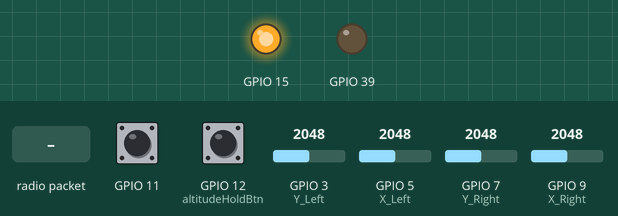
Recording of a sketch running on a simulated ESP32-S3. Parts: output pins drawn as LEDs (lit = HIGH). The inputs (shaded band) are chosen by the test bench; at power-on: GPIO 12 (altitudeHoldBtn) HIGH, GPIO 3 (Y_Left) = 2048, GPIO 5 (X_Left) = 2048, GPIO 7 (Y_Right) = 2048, GPIO 9 (X_Right) = 2048, GPIO 11 HIGH (analog values on the 0–4095 scale). What the sketch prints to the serial monitor is not drawn.

Above: at 2.2 s.
2.3 s: GPIO 12 (altitudeHoldBtn) pulled LOW for 0.15 s
At 3.5 s:
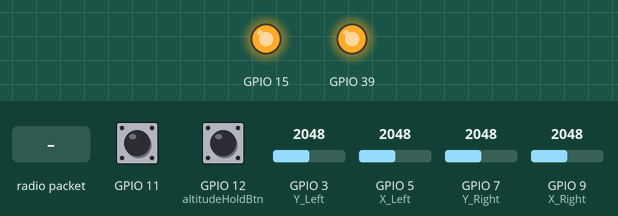
3.9 s: radio packet "PP" arrives
At 5.3 s:
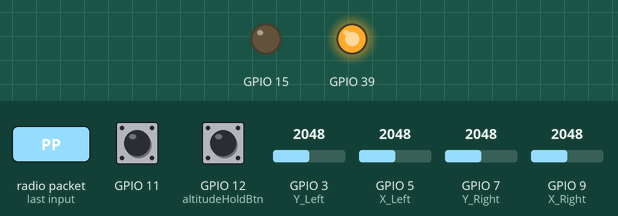
Timing chart, 0 to 6.9 s (numbered marks = the images above; inputs shaded):
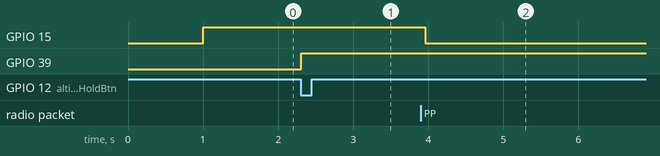

The sketch:

MoTransmitterUpdateBatteryGyroWithAltitude.ino
```cpp
#include <esp_now.h> //esp-idf
#include <WiFi.h>
#include <esp_timer.h>

#define CHANNEL 6 //Must Match Slave
#define X_Left 5
#define Y_Left 3
#define X_Right 9
#define Y_Right 7
#define altitudeHoldBtn 12


/** This is all the data about the peer **/
esp_now_peer_info_t slave;  //MacAdress of Receiver
uint8_t broadcastAddress[] = {0xCC,0x8D,0xA2,0x8B, 0xFF, 0x7A};
esp_err_t result;


/** The all important data! **/
//uint8_t data = 0; //Should be 250 bytes or less - can be int, struct. Struct could be useful or partition xy adc values
typedef struct joystick{ //struct to hold xy values of two joysticks
  uint16_t xL, yL, xR, yR=500; uint8_t leftStickClick=1;
  float Pyaw,Ppitch,Iyaw,Ipitch,Dyaw,Dpitch=0;
};
joystick joyStk;

typedef struct dataLog{

int_fast8_t frontMotor=0;
int_fast8_t backMotor=0;
int_fast8_t leftMotor=0;
int_fast8_t rightMotor=0;
float RateRoll, RateYaw=0;
float PitchAngle=0;
float battStatus=4;
int recLoop=0;
float Pyaw,Ppitch,Iyaw,Ipitch,Dyaw,Dpitch=0;

};

dataLog recData;
dataLog *newRecData = &recData;


uint8_t startLoop=0;

//dataReceice
uint8_t dataReceive=0;


/**Packet timer rate**/
uint_fast8_t counter=0;
uint_fast64_t start=0;
uint_fast64_t end = 0;

//Others
String PIDsym;
float PIDval;
int LoopTimer=0;

//ExternalInterrupt
uint8_t altHoldStatus=0;
int_fast8_t externalCounter=0;
int_fast8_t altHoldVal=512;
uint32_t debounceTimer=0;


// void IRAM_ATTR altitudeHold()
// {


//   if(!altHoldStatus)
//   {
//     altHoldStatus=1;
//     altHoldVal= analogRead(X_Right);
//     digitalWrite(39,HIGH);
//     externalCounter=0;
//   }
//   else if(altHoldStatus && altHoldVal>470)
//   {
//     altHoldStatus=0;
//     digitalWrite(39,LOW);

//   }


//}

void setup(){
  /*ESP_Now setup*/
  Serial.begin(115200); //Serial com
  delay(1000);
  WiFi.mode(WIFI_STA);  //Set mode to station mode
  WiFi.setChannel(CHANNEL);

  if (esp_now_init() != ESP_OK) { //initialises espnow protocol
    Serial.println("Error initializing ESP-NOW");
    return;
}

  esp_now_register_send_cb(OnDataSent); //send callback on delivery
  esp_now_register_recv_cb(OnDataRecv); //send callback on reception


  memcpy(slave.peer_addr, broadcastAddress, 6); //copy broadcast address memory into slave object
  slave.channel = CHANNEL;
  slave.encrypt =0;
  esp_now_add_peer(&slave);


  /*Joystick Module Setup*/
  analogReadResolution(10); //10 bit resolution
  pinMode(11,INPUT_PULLUP);
  pinMode(12, INPUT_PULLUP);

  //attachInterrupt(altitudeHoldBtn, altitudeHold, FALLING);

  /*Digital LED Pin 15 setup*/
  pinMode(15,OUTPUT);
  digitalWrite(15,HIGH);

  pinMode(39, OUTPUT);
  digitalWrite(39, LOW);

}

void loop(){
if(Serial.available()>0)
{
  PIDsym = Serial.readString();
  while(Serial.available()==0){Serial.println("Waiting float");}

  PIDval = Serial.parseFloat();


  if(PIDsym.equalsIgnoreCase("PP"))
  {
    joyStk.Ppitch = PIDval;
  }
  else if(PIDsym.equalsIgnoreCase("IP"))
  {
    joyStk.Ipitch = PIDval;
  }
  else if(PIDsym.equalsIgnoreCase("DP"))
  {
    joyStk.Dpitch = PIDval;
  }
  else if(PIDsym.equalsIgnoreCase("PY"))
  {
    joyStk.Pyaw = PIDval;
  }
  else if(PIDsym.equalsIgnoreCase("IY"))
  {
    joyStk.Iyaw = PIDval;
  }
  else if(PIDsym.equalsIgnoreCase("DY"))
  {
    joyStk.Dyaw = PIDval;
  }


}

if(!digitalRead(altitudeHoldBtn) && (micros()-debounceTimer)>200000)
{

  if(!altHoldStatus)
  {
    altHoldStatus=1;
    altHoldVal= analogRead(X_Right);
    digitalWrite(39,HIGH);
    externalCounter=0;
  }
  else if(altHoldStatus && altHoldVal>470)
  {
    altHoldStatus=0;
    digitalWrite(39,LOW);

  }

  debounceTimer=micros();
}

LoopTimer = micros();

  /*Joystick Module Loop*/


  joyStk.yL = analogRead(X_Left); joyStk.xL= analogRead(Y_Left); joyStk.xR = analogRead(Y_Right), joyStk.leftStickClick = digitalRead(11) ; joyStk.yR = analogRead(X_Right);  //Read of all joysticks

  if(altHoldStatus)
  {
    externalCounter++;

    if(externalCounter==100){digitalWrite(39,HIGH);}

    else if (externalCounter==200){

    externalCounter=0;


    if(joyStk.yR <470 && joyStk.yR>150)
    {
      altHoldVal-=5;
      digitalWrite(39,LOW);

    }
    else if(joyStk.yR <=150) //20 seconds to max power of 150
    {
      altHoldVal-=25;
      digitalWrite(39,LOW);
    }
    else if(joyStk.yR >550 && joyStk.yR <870)
    {
      altHoldVal+=5;
      digitalWrite(39,LOW);
    }
    else if(joyStk.yR >=870) //20 seconds to max power of 150
    {
      altHoldVal+=25;
      digitalWrite(39,LOW);
    }
    }


    if(altHoldVal<0)
    {
      altHoldVal=0;
    }
    else if(altHoldVal>1000)
    {
      altHoldVal=1000;
    }
    joyStk.yR = altHoldVal;


  }
  else
  {
    joyStk.yR = analogRead(X_Right);
  }

  // while(digitalRead(11) && !startLoop )
  // {
  //   Serial.println("Waiting for Start");
  // }

  //startLoop=1;

  /*Battery Low Voltage Tranmission*/
  if(newRecData->battStatus<3.45)
  {
    digitalWrite(15, LOW);
  }
  else
  {
    digitalWrite(15, HIGH);
  }

  /*ESP_Now Loop*/
  result =  esp_now_send(slave.peer_addr, (uint8_t*)&joyStk, sizeof(joystick)); // sends data to slave

  if(result == ESP_OK && counter==50)
  {
    start = esp_timer_get_time();
  }

  if(result == ESP_OK)
  {
    counter++;
  }


  if(result == ESP_OK && counter==250)
  {
    counter=0;
    end = esp_timer_get_time();
    //Serial.printf("%llu\n",(end - start)/1000);


  }

  Serial.printf("%d \t, %d \t, %.2f \t, %d \t, %d \t, %.2f \t, %.2f \t, %d \t, %.2f\t, %.3f\t, %.3f\t, %.3f\t, %.3f\t, %.3f\t, %.3f\t,", newRecData->frontMotor/*altHoldStatus*/,newRecData->backMotor/*altHoldVal*/,newRecData->PitchAngle,newRecData->leftMotor, newRecData->rightMotor,newRecData->RateYaw,newRecData-> RateRoll,newRecData->recLoop,
  newRecData->battStatus,newRecData->Ppitch, newRecData->Ipitch,newRecData->Dpitch,newRecData->Pyaw, newRecData->Iyaw, newRecData->Dyaw );

  Serial.println(micros()-LoopTimer);


  //delay(3000);
  // data++;
}

void OnDataSent(const uint8_t *mac_addr, esp_now_send_status_t status) //callback, expectation for 0 output
{
  // Serial.print("Data status ->");
  // Serial.println(status);
}

void OnDataRecv(const esp_now_recv_info_t * esp_now_info, const uint8_t *data, int data_len) //callback on reception
{
  //dataReceive = *data;

  newRecData = (dataLog*)data;
  // Serial.print("Data received by ->");
  // Serial.println(*data);
  // memcpy(&newData, data, sizeof(newData));

}
```

Measured:
- after the input at 2.3 s, GPIO 39: LOW → HIGH at once
- after the input at 3.9 s, GPIO 15: HIGH → LOW after 0.06 s
